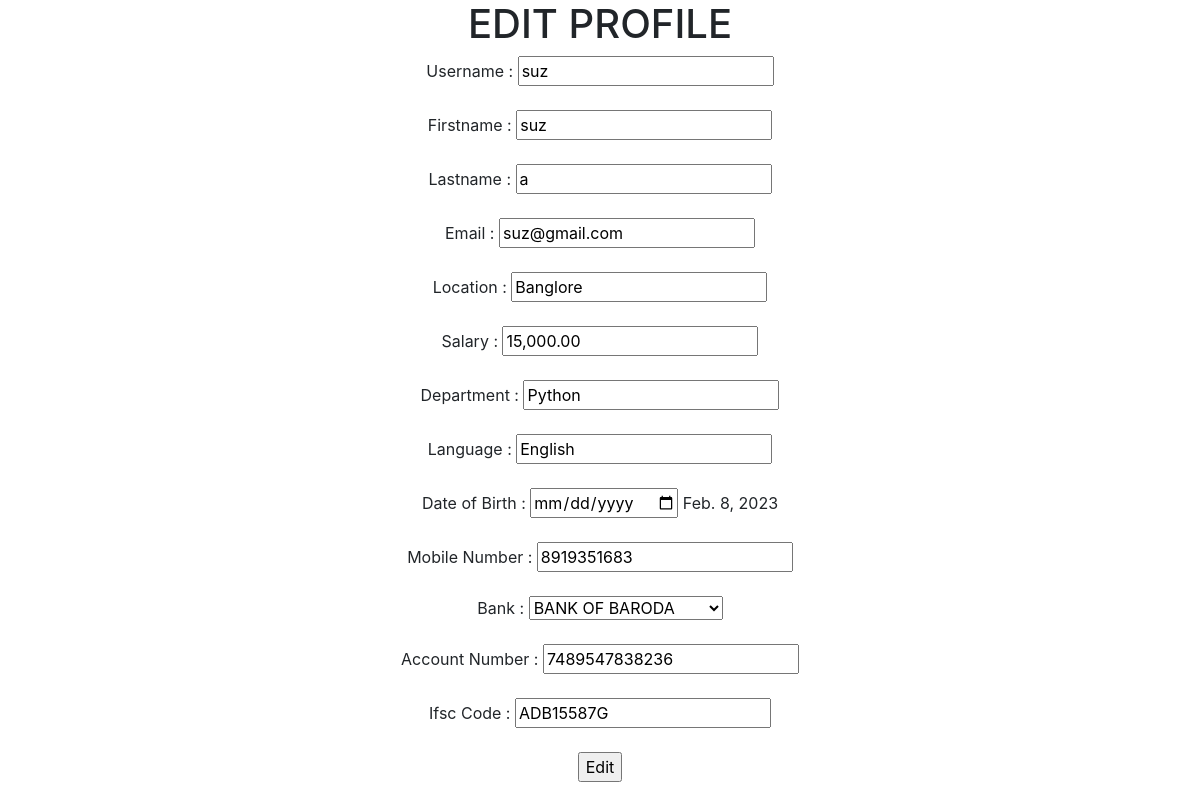
Screenshot of /adminview/rolex14/ with the database file from the repository.
### user/models.py (models this page shows, shortened)
class Employee(models.Model):
    GENDER = (('male','MALE'),
     ('female', 'FEMALE'),
     ('other', 'OTHER'))
    BANK=(('bank of boroda','BANK OF BARODA'),
    ('union BANK','UNION BANK'),
    ('SBI','STATE BANK OF INDIA'),
    ('axis','AXIS BANK LTD'),
    ('canara bank','CANARA BANK'),
    ('citi bank','CITI BANK'),
    ('HDFC','HDFC BANK'),
    ('icici','ICICI BANK'))
    user=models.OneToOneField(settings.AUTH_USER_MODEL,on_delete=models.CASCADE,primary_key=True)
    dob=models.DateField(max_length=20,null=True)
    user_type=models.CharField(choices=user_type,default='Employee',max_length=20)
    emp_id=models.CharField(max_length=20 ,default='EMP'+str(random.randrange(100000,999999)))
    address = models.TextField(max_length=100, default='')
    gender = models.CharField(choices=GENDER, max_length=10)
    department=models.CharField(max_length=20,null=False)
    joined_date = models.DateTimeField(default=timezone.now)
    language = models.CharField(max_length=10, default='English')
    bank_name = models.CharField(max_length=25,choices=BANK)
    account_no=models.CharField(max_length=20,null=True)
    ifsc_code=models.CharField(max_length=20,null=True)
    role=models.CharField(max_length=20,null=True)
    salary = models.CharField(max_length=16,default='00,000.00')
    is_approved=models.BooleanField(null=True,default=False)
    is_rejected=models.BooleanField(null=True,default=False)

class User(AbstractUser):
    username=models.CharField(max_length=20,unique=True)
    first_name=models.CharField(max_length=20)
    last_name=models.CharField(max_length=20)
    email=models.EmailField(max_length=30)
    Is_Admin = models.BooleanField(default=False)
    Is_Manager = models.BooleanField(default=False)
    Is_Hr = models.BooleanField(default=False)
    Is_Employee = models.BooleanField(default=False)
    mobile_number=models.CharField(max_length=13)

### user/views.py (the view, shortened to what this page needs)
# urls.py: path('adminview/rolex<int:id>/',views.rolex,name='rolex'),
def rolex(request,id):
    i=Employee.objects.get(user__id=id)
    return render(request,'rolex.html',{'i':i})

### templates/rolex.html (shortened to what this page needs)
 <link rel="stylesheet" href="https://maxcdn.bootstrapcdn.com/bootstrap/4.0.0/css/bootstrap.min.css">
 <form action="" method="POST" style="text-align:center">
     <h1>EDIT PROFILE</h1>
     Username : <input type="text" name="username" placeholder="USERNAME"   value = "{{i.user.username}}"><br><br>
     Firstname : <input type="text" name="firstname" placeholder="FIRSTNAME"   value = "{{i.user.first_name}}" ><br><br>
    Lastname : <input type="text" name="lastname" placeholder="LASTNAME"   value = "{{i.user.last_name}}"><br><br>
    Email : <input type="email" name="email" placeholder="EMAIL"   value = "{{i.user.email}}"><br><br>
    Location : <input type="text" name="address" placeholder="LOCATION"   value = "{{i.address}}"><br><br>
    Salary : <input type="text" name="salary" placeholder="SALARY"   value = "{{i.salary}}" ><br><br>
    Department : <input type="text" name="department" placeholder="DEPARTMENT"   value = "{{i.department}}"><br><br>
    Language : <input type="text" name="language" placeholder="LANGUAGE"   value = "{{i.language}}"><br><br>
    Date of Birth : <input type="date" name="date" placeholder="DATE OF BIRTH"   value = "{{i.dob}}">  {{i.dob}}<br><br>
    Mobile Number : <input type="text" name="mobile_number" placeholder="MOBILE NUMBER"   value = "{{i.user.mobile_number}}"><br><br>
   Bank : <select name="bank">
         <option value="BANK OF BARODA"> BANK OF BARODA</option>
     </select><br><br>
  Account Number : <input type="text" name="account" placeholder="ACCOUNT NUMBER"   value = "{{i.account_no}}"><br><br>
    Ifsc Code : <input type="text" name="ifsc" placeholder="IFSC CODE"   value = "{{i.ifsc_code}}"><br><br>
     <input type="submit" name="editv" value="Edit">
 </form>

### rows the page displays
Employee: username "suz", firstname "suz", lastname "a", email "suz@gmail.com", address "Banglore", salary "15,000.00", department "Python", language "English", dob "Feb. 8, 2023", mobile_number "8919351683", account "7489547838236", ifsc "ADB15587G"
